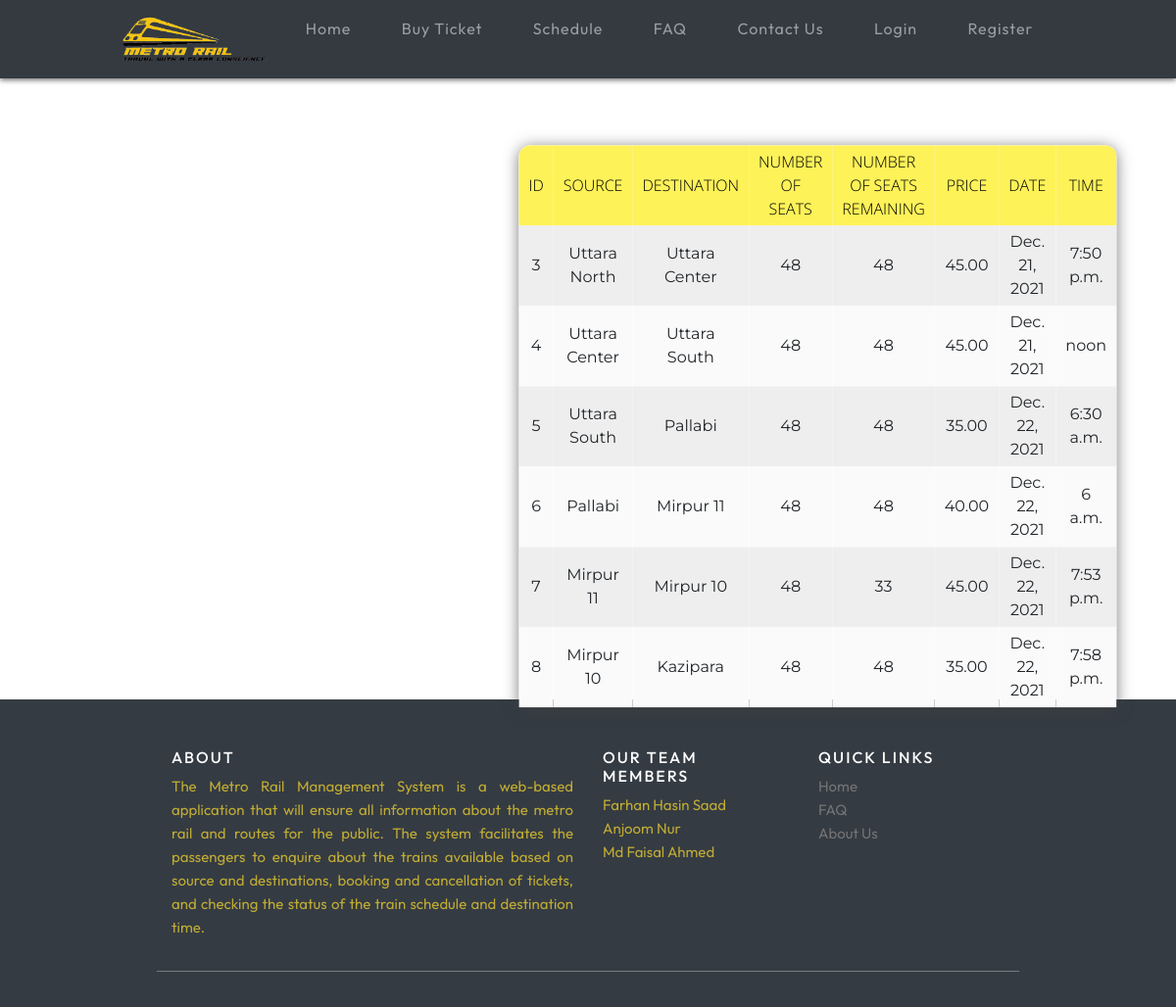
Page /accounts/seeall/ on the earlier database version.
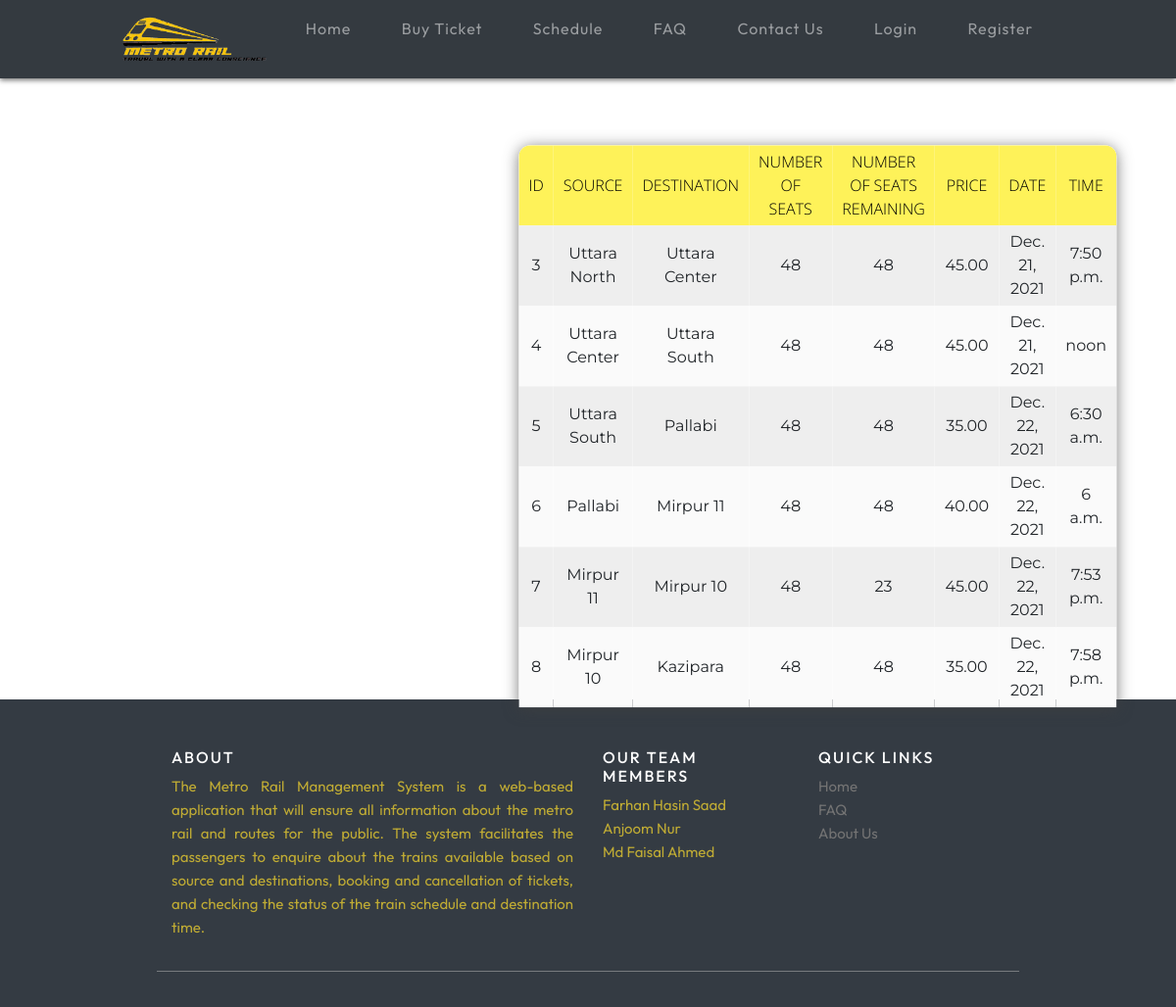
Same page on the later database version.
### accounts/models.py (models this page shows, shortened)
class Route(models.Model):
    routeId= models.AutoField(primary_key=True)
    source = models.CharField(max_length=200)
    dest = models.CharField(max_length=200)
    nos = models.DecimalField(decimal_places=0, max_digits=2)
    rem = models.DecimalField(decimal_places=0, max_digits=2)
    price = models.DecimalField(decimal_places=2, max_digits=6)
    date = models.DateField()
    time = models.TimeField()

### accounts/views.py (the view)
# urls.py: path('seeall/', views.seeAll, name="seeall"),
def seeAll(request):
    routeList = Route.objects.all()
    context = {'routeList' : routeList}
    return render(request, 'seeAll.html', context)

### accounts/templates/seeAll.html (shortened to what this page needs)
{% extends 'railapp/home.html' %}
{% load static %}
{% block content %}
<!DOCTYPE html>
<html lang="en">
<head>
    <link rel="stylesheet" href="{%static 'css/schedule.css'%}">
</head>
<body>
    <div class="filter">
    </div>
    <table>
        <tr id="header">
            <th>ID</th>
            <th>Source</th>
            <th>Destination</th>
            <th>Number of Seats</th>
            <th>Number of Seats Remaining</th>
            <th>Price</th>
            <th>Date</th>
            <th>Time</th>
        </tr>
        {% for row in routeList %}
        <tr>
            <td>{{row.routeId}}</td>
            <td>{{row.source}}</td>
            <td>{{row.dest}}</td>
            <td>{{row.nos}}</td>
            <td>{{row.rem}}</td>
            <td>{{row.price}}</td>
            <td>{{row.date}}</td>
            <td>{{row.time}}</td>
        </tr>
        {% endfor %}
    </table>
</body>
</html>
{% endblock %}

Differences in the rows shown:
changed Route id 7: rem "33" → "23"
